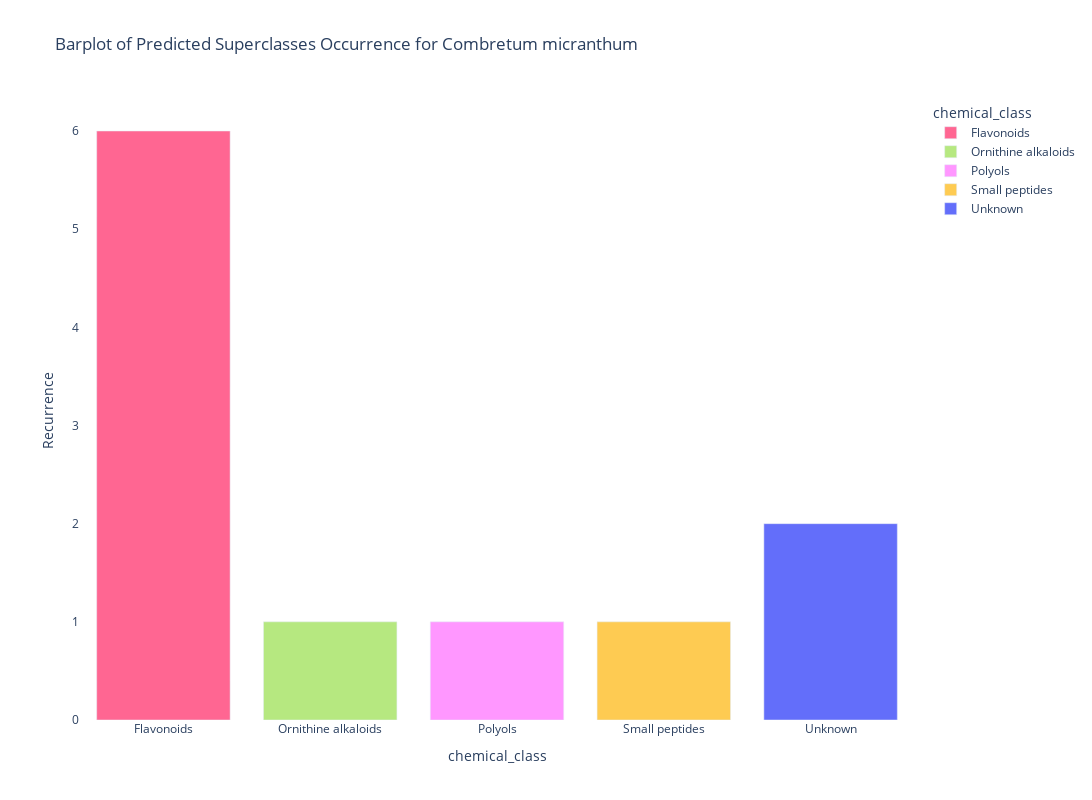
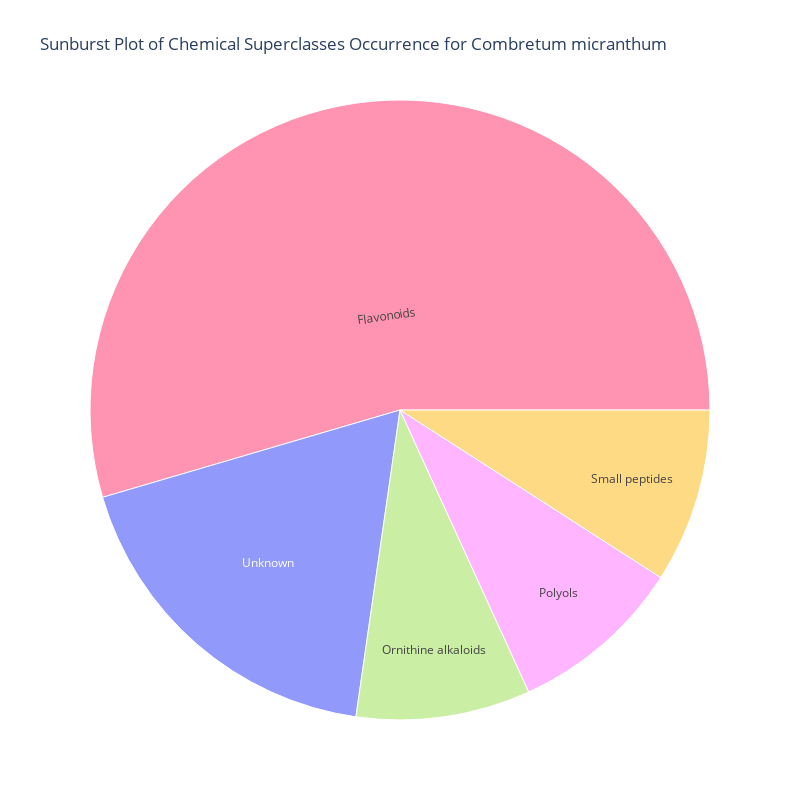

The code cell stored with these charts, in order, in its notebook:
### Markdown cell above
# BARPLOT CHEMICAL CLASS - SPECIES

### Code cell
import pandas as pd
import plotly.express as px

# Step 1: Read data from all .tsv files in the output_folder
all_data = pd.concat([pd.read_csv(os.path.join(output_folder, 'species_data', filename), sep='\t') for filename in os.listdir(os.path.join(output_folder, 'species_data')) if filename.endswith(".tsv")])

# Step 2: Rename the "organism_taxonomy_09species" column to "species"
all_data.rename(columns={'organism_taxonomy_09species': 'species'}, inplace=True)

# Remove 'API Error-API Error' and 'Not Classified-Not Classified'
all_data = all_data[~all_data['chemical_class'].isin(['API Error-API Error', 'Not Classified-Not Classified'])]

# Apply the function to each row
all_data[['Pathway', 'chemical_class']] = all_data.apply(lambda row: split_chemical_superclass(row), axis=1, result_type='expand')

# Step 4: Process data for color mapping
color_map = {}
for pathway, superclasses in all_data.groupby('Pathway')['chemical_class'].unique().items():
    shades = generate_shades(pathway, len(superclasses))
    for superclass, shade in zip(superclasses, shades):
        color_map[f"{pathway}-{superclass}"] = shade

# Step 5: Group and aggregate data to calculate recurrence for a specific species

agg_data = all_data[all_data['species'] == species_name].groupby('chemical_class').size().reset_index(name='recurrence')

# Get unique chemical superclasses and sort them alphabetically
unique_superclasses = sorted(agg_data['chemical_class'].unique())

# Create the bar plot
fig = px.bar(agg_data, x='chemical_class', y='recurrence',
             title=f'Barplot of Predicted Superclasses Occurrence for {species_name}',
             labels={'recurrence': 'Recurrence'},
             color='chemical_class',
             color_discrete_map=color_map,
             category_orders={'chemical_class': unique_superclasses},
             orientation='v')  # Vertical bar plot

# Set a white background
fig.update_layout(plot_bgcolor='white')

# Modify the size of the figure
fig.update_layout(width=1200, height=800)

# Save the figure as an HTML file
fig.write_html(f'{output_folder}Wikidata_class_barplot_{species_name}.html')

# Show the figure
fig.show()

# Create the sunburst plot
fig = px.sunburst(agg_data, path=['chemical_class'], values='recurrence',
                  title=f'Sunburst Plot of Chemical Superclasses Occurrence for {species_name}',
                  color='chemical_class',
                  color_discrete_map=color_map)

# Modify the size of the figure
fig.update_layout(width=800, height=800)

# Save the figure as an HTML file
fig.write_html(f'{output_folder}Wikidata_class_sunburst_{species_name}.html')

# Show the figure
fig.show()

### Figure 1 — Plotly figure (JSON) as saved in the notebook; plotly's stock layout.template omitted (floating-point values rounded to 4 significant figures)
{"data": [{"alignmentgroup": "True", "hovertemplate": "chemical_class=%{x}<br>Recurrence=%{y}<extra></extra>", "legendgroup": "Flavonoids", "marker": {"color": "#FF6692", "pattern": {"shape": ""}}, "name": "Flavonoids", "offsetgroup": "Flavonoids", "orientation": "v", "showlegend": true, "textposition": "auto", "type": "bar", "x": ["Flavonoids"], "xaxis": "x", "y": [6], "yaxis": "y"}, {"alignmentgroup": "True", "hovertemplate": "chemical_class=%{x}<br>Recurrence=%{y}<extra></extra>", "legendgroup": "Ornithine alkaloids", "marker": {"color": "#B6E880", "pattern": {"shape": ""}}, "name": "Ornithine alkaloids", "offsetgroup": "Ornithine alkaloids", "orientation": "v", "showlegend": true, "textposition": "auto", "type": "bar", "x": ["Ornithine alkaloids"], "xaxis": "x", "y": [1], "yaxis": "y"}, {"alignmentgroup": "True", "hovertemplate": "chemical_class=%{x}<br>Recurrence=%{y}<extra></extra>", "legendgroup": "Polyols", "marker": {"color": "#FF97FF", "pattern": {"shape": ""}}, "name": "Polyols", "offsetgroup": "Polyols", "orientation": "v", "showlegend": true, "textposition": "auto", "type": "bar", "x": ["Polyols"], "xaxis": "x", "y": [1], "yaxis": "y"}, {"alignmentgroup": "True", "hovertemplate": "chemical_class=%{x}<br>Recurrence=%{y}<extra></extra>", "legendgroup": "Small peptides", "marker": {"color": "#FECB52", "pattern": {"shape": ""}}, "name": "Small peptides", "offsetgroup": "Small peptides", "orientation": "v", "showlegend": true, "textposition": "auto", "type": "bar", "x": ["Small peptides"], "xaxis": "x", "y": [1], "yaxis": "y"}, {"alignmentgroup": "True", "hovertemplate": "chemical_class=%{x}<br>Recurrence=%{y}<extra></extra>", "legendgroup": "Unknown", "marker": {"color": "#636efa", "pattern": {"shape": ""}}, "name": "Unknown", "offsetgroup": "Unknown", "orientation": "v", "showlegend": true, "textposition": "auto", "type": "bar", "x": ["Unknown"], "xaxis": "x", "y": [2], "yaxis": "y"}], "layout": {"barmode": "relative", "height": 800, "legend": {"title": {"text": "chemical_class"}, "tracegroupgap": 0}, "plot_bgcolor": "white", "title": {"text": "Barplot of Predicted Superclasses Occurrence for Combretum micranthum"}, "width": 1200, "xaxis": {"anchor": "y", "categoryarray": ["Flavonoids", "Ornithine alkaloids", "Polyols", "Small peptides", "Unknown"], "categoryorder": "array", "domain": [0, 1], "title": {"text": "chemical_class"}}, "yaxis": {"anchor": "x", "domain": [0, 1], "title": {"text": "Recurrence"}}}}

### Figure 2 — Plotly figure (JSON) as saved in the notebook; plotly's stock layout.template omitted (floating-point values rounded to 4 significant figures)
{"data": [{"branchvalues": "total", "customdata": [["Flavonoids"], ["Ornithine alkaloids"], ["Polyols"], ["Small peptides"], ["Unknown"]], "domain": {"x": [0, 1], "y": [0, 1]}, "hovertemplate": "labels=%{label}<br>recurrence=%{value}<br>parent=%{parent}<br>id=%{id}<br>chemical_class=%{customdata[0]}<extra></extra>", "ids": ["Flavonoids", "Ornithine alkaloids", "Polyols", "Small peptides", "Unknown"], "labels": ["Flavonoids", "Ornithine alkaloids", "Polyols", "Small peptides", "Unknown"], "marker": {"colors": ["#FF6692", "#B6E880", "#FF97FF", "#FECB52", "#636efa"]}, "name": "", "parents": ["", "", "", "", ""], "type": "sunburst", "values": [6, 1, 1, 1, 2]}], "layout": {"height": 800, "legend": {"tracegroupgap": 0}, "title": {"text": "Sunburst Plot of Chemical Superclasses Occurrence for Combretum micranthum"}, "width": 800}}
